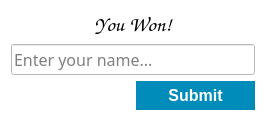
<?xml version="1.0" encoding="UTF-8"?>
<ui version="4.0">
 <class>Form</class>
 <widget class="QWidget" name="Form">
  <property name="geometry">
   <rect>
    <x>0</x>
    <y>0</y>
    <width>266</width>
    <height>116</height>
   </rect>
  </property>
  <property name="windowTitle">
   <string>Congratulations!</string>
  </property>
  <property name="windowIcon">
   <iconset resource="img/icons.qrc">
    <normaloff>:/mainIcon.ico</normaloff>:/mainIcon.ico</iconset>
  </property>
  <property name="styleSheet">
   <string notr="true">QWidget{
background-color: rgb(255, 255, 255);
}

QPushButton{
background-color: #008CBA;
color: white;
font-size: 16px;
padding: 5px 0;
border: 0;
font-family: &quot;Comic Sans MS&quot;;
font-weight: bold;
}

QPushButton:hover{
background-color: rgb(0, 170, 255);
}

QPushButton:pressed{
background-color: blue;
}</string>
  </property>
  <layout class="QGridLayout" name="gridLayout">
   <item row="1" column="0" colspan="2">
    <widget class="QLineEdit" name="lineEdit">
     <property name="font">
      <font>
       <family>Britannic Bold</family>
       <pointsize>12</pointsize>
       <weight>50</weight>
       <bold>false</bold>
      </font>
     </property>
     <property name="placeholderText">
      <string>Enter your name...</string>
     </property>
    </widget>
   </item>
   <item row="2" column="1">
    <widget class="QPushButton" name="pushButton">
     <property name="text">
      <string>Submit</string>
     </property>
    </widget>
   </item>
   <item row="0" column="0" colspan="2">
    <widget class="QLabel" name="label">
     <property name="font">
      <font>
       <family>Comic Sans MS</family>
       <pointsize>16</pointsize>
       <weight>75</weight>
       <bold>true</bold>
      </font>
     </property>
     <property name="text">
      <string>You Won!</string>
     </property>
     <property name="alignment">
      <set>Qt::AlignCenter</set>
     </property>
    </widget>
   </item>
  </layout>
 </widget>
 <resources>
  <include location="img/icons.qrc"/>
 </resources>
 <connections/>
</ui>
